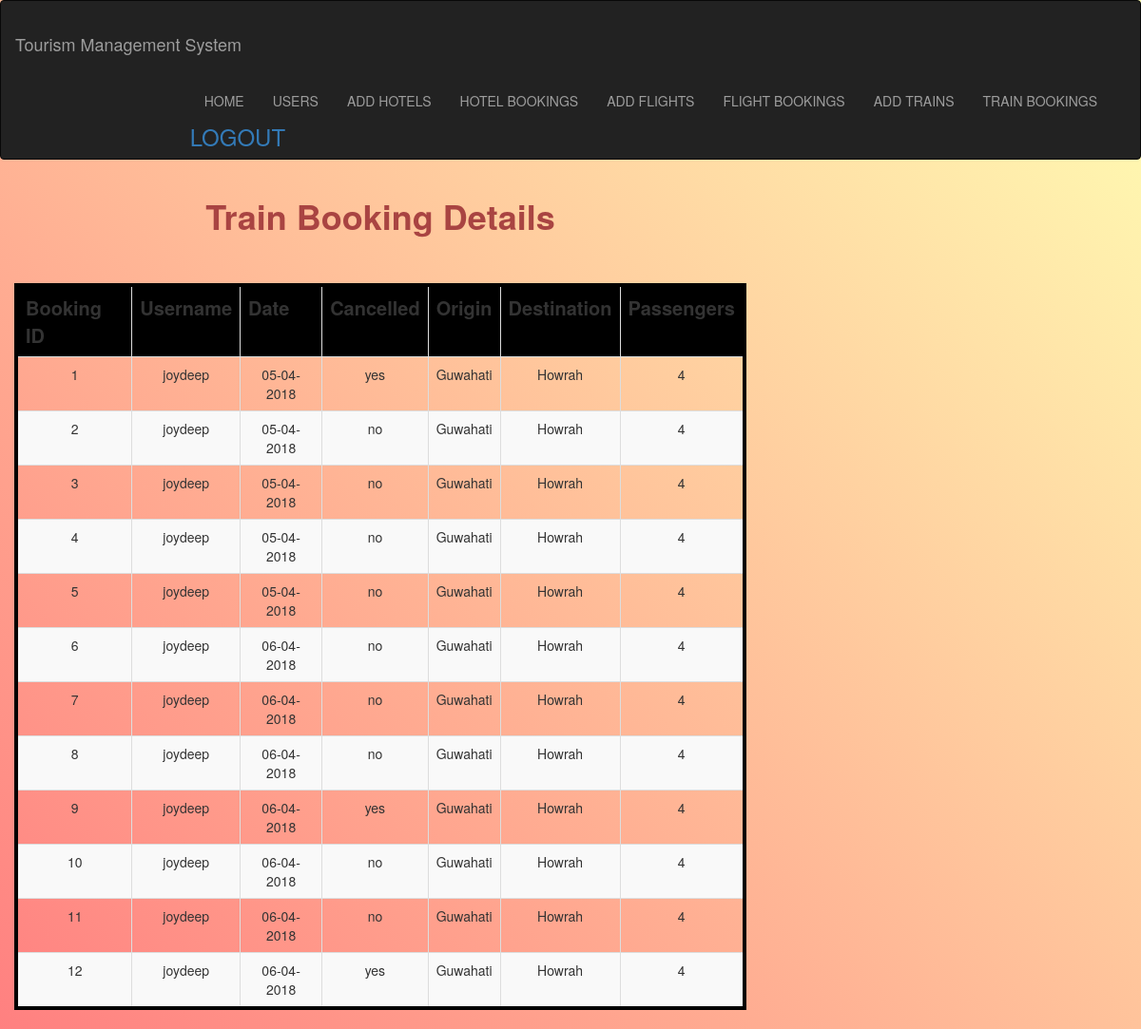
The app's page /Management/trainbookings_view.php with its own data.
### tables this page shows
CREATE TABLE `trainbookings` (
  `bookingID` int(5) NOT NULL,
  `username` varchar(50) NOT NULL,
  `date` varchar(60) NOT NULL,
  `cancelled` varchar(20) NOT NULL,
  `origin` varchar(50) NOT NULL,
  `destination` varchar(50) NOT NULL,
  `passengers` int(5) NOT NULL
);

### Management/trainbookings_view.php (the view, shortened to what this page needs)
<!Doctype html>
<html>
<head>
<link href="css/bootstrap.min.css" rel="stylesheet">
<link href="https://maxcdn.bootstrapcdn.com/font-awesome/4.7.0/css/font-awesome.min.css" rel="stylesheet"><link rel="stylesheet" href="https://maxcdn.bootstrapcdn.com/bootstrap/3.3.7/css/bootstrap.min.css">
</head>
<body>
	<div class="container-fliud">
        <nav class="navbar navbar-inverse">
  <div class="container-fluid">
    <div class="navbar-header">
      <h1 class="navbar-brand"> Tourism Management System</h1>
    </div>
     <div class="collapse navbar-collapse" id="nav">
    <ul class="nav navbar-nav" style="float:right">
        <li><a href="Home.php">HOME</a></li>
		<li><a href="users_add.php">USERS</a></li>
              <li><a href="hotels_add.php">ADD HOTELS</a></li>
              <li><a href="hotelbookings_view.php">HOTEL BOOKINGS</a></li>
              <li><a href="flights_add.php">ADD FLIGHTS</a></li>
              <li><a href="flightbookings_view.php">FLIGHT BOOKINGS</a></li>
              <li><a href="trains_add.php">ADD TRAINS</a></li>
              <li><a href="trainbookings_view.php">TRAIN BOOKINGS</a></li>
              <h3><a href="adminLogout.php">LOGOUT</a></h3>
    </ul>
  </div>
</div>
</nav>
</div>
    <div class="col-lg-8">
			<h1 class="text-danger text-center" style="font-weight:bold">Train Booking Details</h1>
      <br>
      <br>
<?php
$servername = "localhost";
$username = "root";
$password = "";
$dbname = "projectmeteor";
$conn = new mysqli($servername, $username, $password, $dbname);
$sql = "SELECT bookingID,username,date,cancelled,origin,destination,passengers FROM trainbookings";
$result = $conn->query($sql);
echo "
<center>
<table class='table table-striped table-bordered table-hover py-5' style='width:200%; border: 4px solid black; text:white; text-align: center;'>
<tr class='text-centre text-white'style='font-size:20px; background:black'>
<th>Booking ID</th>
<th>Username</th>
<th>Date</th>
<th>Cancelled</th>
<th>Origin</th>
<th>Destination</th>
<th>Passengers</th>
</tr>
</center>";
if ($result->num_rows > 0) {
    while($row = $result->fetch_assoc()) {
      echo "<tr>";
echo "<td>" . $row['bookingID'] . "</td>";
echo "<td>" . $row['username'] . "</td>";
echo "<td>" . $row['date'] . "</td>";
echo "<td>" . $row['cancelled'] . "</td>";
echo "<td>" . $row['origin'] . "</td>";
echo "<td>" . $row['destination'] . "</td>";
echo "<td>" . $row['passengers'] . "</td>";
echo "</tr>";
    }
} else {
    echo "0 results";
}
?>
</div>
</body>
</html>

### Management/trainbookings_view.php (style rules this page uses)
body { background: linear-gradient(45deg, #ff8080, #ffffb3); height: 100%; margin: 0; background-repeat: no-repeat; background-attachment: fixed; width:100%; }

### records on screen
trainbookings: bookingID "1", username "joydeep", date "05-04-2018", cancelled "yes", origin "Guwahati", destination "Howrah", passengers "4"
trainbookings: bookingID "2", username "joydeep", date "05-04-2018", cancelled "no", origin "Guwahati", destination "Howrah", passengers "4"
trainbookings: bookingID "3", username "joydeep", date "05-04-2018", cancelled "no", origin "Guwahati", destination "Howrah", passengers "4"
trainbookings: bookingID "4", username "joydeep", date "05-04-2018", cancelled "no", origin "Guwahati", destination "Howrah", passengers "4"
trainbookings: bookingID "5", username "joydeep", date "05-04-2018", cancelled "no", origin "Guwahati", destination "Howrah", passengers "4"
trainbookings: bookingID "6", username "joydeep", date "06-04-2018", cancelled "no", origin "Guwahati", destination "Howrah", passengers "4"
trainbookings: bookingID "7", username "joydeep", date "06-04-2018", cancelled "no", origin "Guwahati", destination "Howrah", passengers "4"
trainbookings: bookingID "8", username "joydeep", date "06-04-2018", cancelled "no", origin "Guwahati", destination "Howrah", passengers "4"
trainbookings: bookingID "9", username "joydeep", date "06-04-2018", cancelled "yes", origin "Guwahati", destination "Howrah", passengers "4"
trainbookings: bookingID "10", username "joydeep", date "06-04-2018", cancelled "no", origin "Guwahati", destination "Howrah", passengers "4"
trainbookings: bookingID "11", username "joydeep", date "06-04-2018", cancelled "no", origin "Guwahati", destination "Howrah", passengers "4"
trainbookings: bookingID "12", username "joydeep", date "06-04-2018", cancelled "yes", origin "Guwahati", destination "Howrah", passengers "4"
